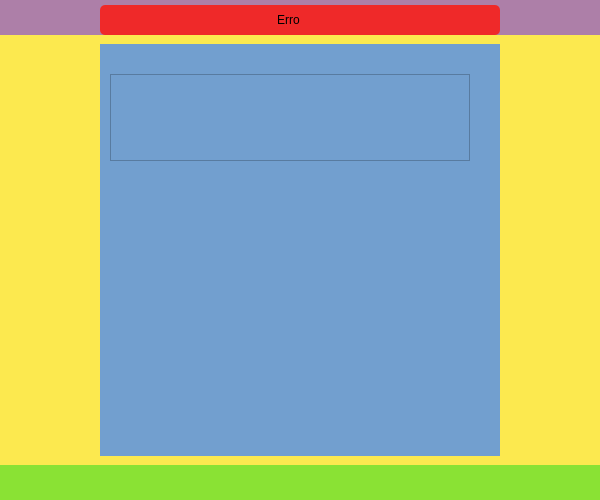
<?xml version="1.0" encoding="UTF-8"?>
<ui version="4.0">
 <class>MainWindow</class>
 <widget class="QMainWindow" name="MainWindow">
  <property name="geometry">
   <rect>
    <x>0</x>
    <y>0</y>
    <width>600</width>
    <height>500</height>
   </rect>
  </property>
  <property name="minimumSize">
   <size>
    <width>600</width>
    <height>500</height>
   </size>
  </property>
  <property name="windowTitle">
   <string>MainWindow</string>
  </property>
  <widget class="QWidget" name="centralwidget">
   <layout class="QVBoxLayout" name="verticalLayout">
    <property name="spacing">
     <number>0</number>
    </property>
    <property name="leftMargin">
     <number>0</number>
    </property>
    <property name="topMargin">
     <number>0</number>
    </property>
    <property name="rightMargin">
     <number>0</number>
    </property>
    <property name="bottomMargin">
     <number>0</number>
    </property>
    <item>
     <widget class="QFrame" name="frame_topbar">
      <property name="maximumSize">
       <size>
        <width>16777215</width>
        <height>35</height>
       </size>
      </property>
      <property name="styleSheet">
       <string notr="true">background-color: rgb(173, 127, 168);</string>
      </property>
      <property name="frameShape">
       <enum>QFrame::NoFrame</enum>
      </property>
      <property name="frameShadow">
       <enum>QFrame::Raised</enum>
      </property>
      <layout class="QHBoxLayout" name="horizontalLayout_2">
       <property name="spacing">
        <number>0</number>
       </property>
       <property name="leftMargin">
        <number>0</number>
       </property>
       <property name="topMargin">
        <number>5</number>
       </property>
       <property name="rightMargin">
        <number>0</number>
       </property>
       <property name="bottomMargin">
        <number>0</number>
       </property>
       <item>
        <widget class="QFrame" name="frame">
         <property name="maximumSize">
          <size>
           <width>400</width>
           <height>16777215</height>
          </size>
         </property>
         <property name="styleSheet">
          <string notr="true">background-color: rgb(239, 41, 41);
border-radius: 5px;

</string>
         </property>
         <property name="frameShape">
          <enum>QFrame::StyledPanel</enum>
         </property>
         <property name="frameShadow">
          <enum>QFrame::Raised</enum>
         </property>
         <layout class="QHBoxLayout" name="horizontalLayout_3">
          <property name="spacing">
           <number>3</number>
          </property>
          <property name="leftMargin">
           <number>10</number>
          </property>
          <property name="topMargin">
           <number>3</number>
          </property>
          <property name="rightMargin">
           <number>10</number>
          </property>
          <property name="bottomMargin">
           <number>3</number>
          </property>
          <item>
           <widget class="QLabel" name="label_erro">
            <property name="text">
             <string>Erro</string>
            </property>
            <property name="alignment">
             <set>Qt::AlignCenter</set>
            </property>
           </widget>
          </item>
          <item>
           <widget class="QPushButton" name="btn_x">
            <property name="maximumSize">
             <size>
              <width>20</width>
              <height>20</height>
             </size>
            </property>
            <property name="styleSheet">
             <string notr="true">QPushButton{
	border-radius: 5px;
	background-image: url(:/Close_image/src/img/cil-x.png);
	background-position: center;
}

QPushButton:hover{
	color: rgb(238, 238, 236);
	background-color: rgb(50, 50, 50);
}

QPushButton:pressed{
	color: rgb(238, 238, 236);
	background-color: rgb(35, 35, 35);
}</string>
            </property>
            <property name="text">
             <string/>
            </property>
           </widget>
          </item>
         </layout>
        </widget>
       </item>
      </layout>
     </widget>
    </item>
    <item>
     <widget class="QFrame" name="frame_content">
      <property name="styleSheet">
       <string notr="true">background-color: rgb(252, 233, 79);</string>
      </property>
      <property name="frameShape">
       <enum>QFrame::NoFrame</enum>
      </property>
      <property name="frameShadow">
       <enum>QFrame::Raised</enum>
      </property>
      <layout class="QHBoxLayout" name="horizontalLayout">
       <item>
        <widget class="QFrame" name="frame__login_area">
         <property name="minimumSize">
          <size>
           <width>0</width>
           <height>0</height>
          </size>
         </property>
         <property name="maximumSize">
          <size>
           <width>400</width>
           <height>500</height>
          </size>
         </property>
         <property name="styleSheet">
          <string notr="true">background-color: rgb(114, 159, 207);</string>
         </property>
         <property name="frameShape">
          <enum>QFrame::NoFrame</enum>
         </property>
         <property name="frameShadow">
          <enum>QFrame::Raised</enum>
         </property>
         <widget class="QFrame" name="frame_2">
          <property name="geometry">
           <rect>
            <x>10</x>
            <y>30</y>
            <width>360</width>
            <height>87</height>
           </rect>
          </property>
          <property name="styleSheet">
           <string notr="true">background-image: url(:/Logo/src/img/money-2.png);
background-position: center;
background-repeat: no-repeat;</string>
          </property>
          <property name="frameShape">
           <enum>QFrame::StyledPanel</enum>
          </property>
          <property name="frameShadow">
           <enum>QFrame::Raised</enum>
          </property>
         </widget>
        </widget>
       </item>
      </layout>
     </widget>
    </item>
    <item>
     <widget class="QFrame" name="frame_bottom">
      <property name="maximumSize">
       <size>
        <width>16777215</width>
        <height>35</height>
       </size>
      </property>
      <property name="styleSheet">
       <string notr="true">background-color: rgb(138, 226, 52);</string>
      </property>
      <property name="frameShape">
       <enum>QFrame::NoFrame</enum>
      </property>
      <property name="frameShadow">
       <enum>QFrame::Raised</enum>
      </property>
     </widget>
    </item>
   </layout>
  </widget>
  <widget class="QMenuBar" name="menubar">
   <property name="geometry">
    <rect>
     <x>0</x>
     <y>0</y>
     <width>600</width>
     <height>27</height>
    </rect>
   </property>
  </widget>
 </widget>
 <resources>
  <include location="file_rc.qrc"/>
 </resources>
 <connections/>
</ui>
